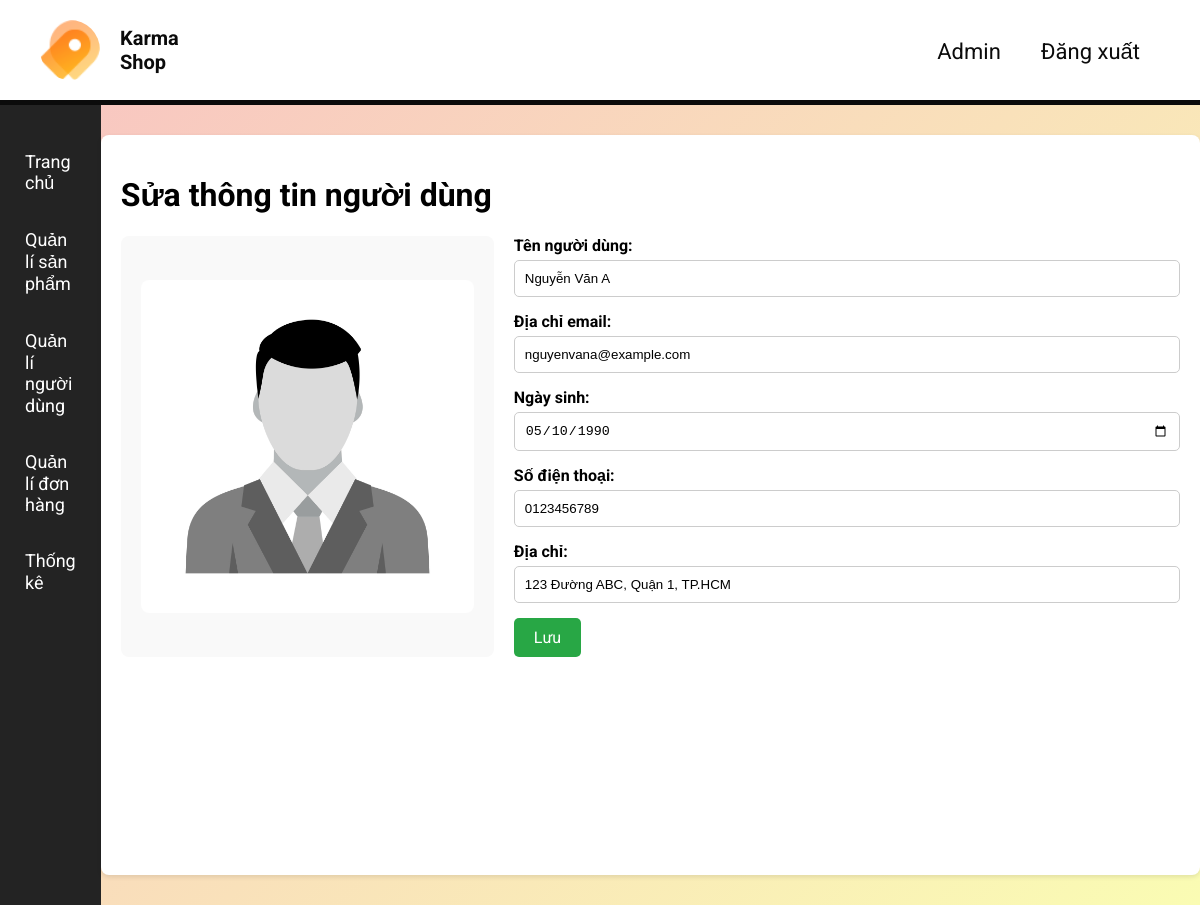
The app's page /edit-user.php?id=1 (signed in) with its own data.
### tables this page shows
CREATE TABLE `kh` (
  `idKH` int(11) NOT NULL,
  `diachi` varchar(255) DEFAULT NULL,
  `sdt` varchar(15) DEFAULT NULL,
  `email` varchar(255) NOT NULL,
  `dob` date NOT NULL,
  `tenkh` varchar(255) NOT NULL,
  `password` varchar(255) NOT NULL,
  `ngaydangky` date DEFAULT NULL,
  `status` tinyint(1) DEFAULT 1
);

### edit-user.php (the view, shortened to what this page needs)
<?php
$servername = "localhost";
$username = "root";
$password = "";
$dbname = "test";
$conn = new mysqli($servername, $username, $password, $dbname);
$conn->set_charset("utf8");
$user_id = $conn->real_escape_string($_GET['id']);
$sql = "SELECT * FROM kh WHERE idKH = '$user_id'";
$result = $conn->query($sql);
$user = $result->fetch_assoc();
?>
<!DOCTYPE html>
<html lang="vi">
<head>
</head>
<body>
<?php include 'header-admin.php'; ?>
<div class="admin-container">
    <?php include 'sidebar.php'; ?>
    <div class="container">
        <h1>Sửa thông tin người dùng</h1>
        <div class="product-edit">
            <div class="product-image">
                <img src="img/product/hinhconnguoi.jpg" alt="Ảnh người dùng">
            </div>
            <div class="product-details">
                <form id="edit-product-form" method="POST" action="edit-user.php?id=<?php echo $user_id; ?>">
                    <div class="form-group">
                        <label for="tenkh">Tên người dùng:</label>
                        <input type="text" id="tenkh" name="tenkh" value="<?php echo htmlspecialchars($user['tenkh']); ?>" required>
                    </div>
                    <div class="form-group">
                        <label for="email">Địa chỉ email:</label>
                        <input type="email" id="email" name="email" value="<?php echo htmlspecialchars($user['email']); ?>" required>
                    </div>
                    <div class="form-group">
                        <label for="dob">Ngày sinh:</label>
                        <input type="date" id="dob" name="dob" value="<?php echo htmlspecialchars($user['dob']); ?>" required>
                    </div>
                    <div class="form-group">
                        <label for="sdt">Số điện thoại:</label>
                        <input type="text" id="sdt" name="sdt" value="<?php echo htmlspecialchars($user['sdt']); ?>" required>
                    </div>
                    <div class="form-group">
                        <label for="diachi">Địa chỉ:</label>
                        <input type="text" id="diachi" name="diachi" value="<?php echo htmlspecialchars($user['diachi']); ?>" required>
                    </div>
                    <div class="button-group">
                        <button type="submit" class="btn-save">Lưu</button>
                    </div>
                </form>
            </div>
        </div>
    </div>
</div>
</body>
</html>

### edit-user.php (style rules this page uses)
body { font-family: 'Roboto', sans-serif; }
h1, h6, p, a, button, .single-features, .product-details { font-family: 'Roboto', sans-serif; }
.admin-container { display: flex; min-height: 100vh; }
body { font-family: Arial, sans-serif; margin: 0; padding: 0; background: linear-gradient(135deg, #f8c2c2, #fafcb3); }
.container { max-width: 1200px; margin: 30px auto; background: #fff; padding: 20px; border-radius: 8px; box-shadow: 0 2px 5px rgba(0, 0, 0, 0.1); }
.product-edit { display: flex; gap: 20px; }
.product-image { flex: 1; display: flex; justify-content: center; align-items: center; background-color: #f9f9f9; padding: 20px; border-radius: 8px; }
.product-image img { max-width: 100%; border-radius: 8px; }
.product-details { flex: 2; }
.product-details form { display: flex; flex-direction: column; gap: 15px; }
.form-group { display: flex; flex-direction: column; }
.form-group label { font-weight: bold; margin-bottom: 5px; }
.form-group input, .form-group select, .form-group textarea { padding: 10px; border: 1px solid #ccc; border-radius: 5px; width: 100%; box-sizing: border-box; }
.button-group { display: flex; gap: 10px; }
.button-group button { padding: 10px 20px; border: none; border-radius: 5px; cursor: pointer; font-size: 16px; }
.button-group .btn-save { background-color: #28a745; color: #fff; }

### records on screen
kh: tenkh "Nguyễn Văn A", email "nguyenvana@example.com", dob "05/10/1990", sdt "0123456789", diachi "123 Đường ABC, Quận 1, TP.HCM"
